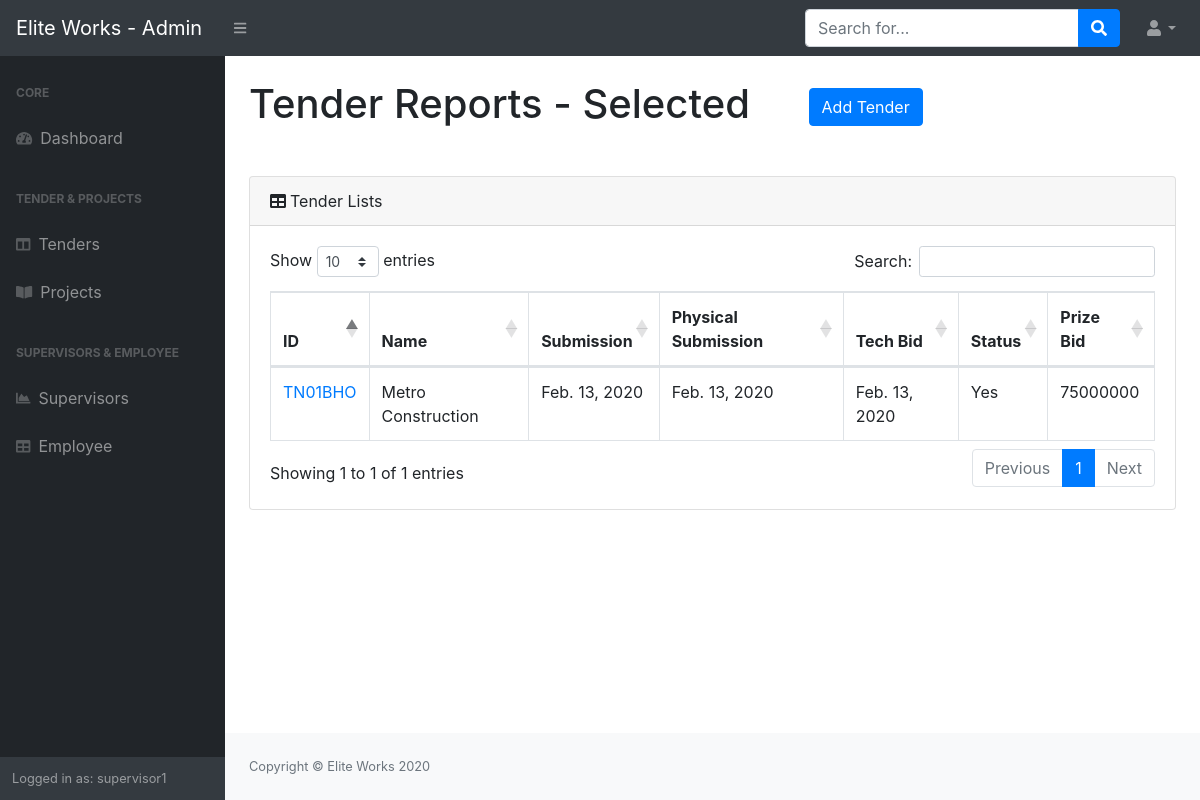
Before: /my_tender/ (signed in) with the older database file.
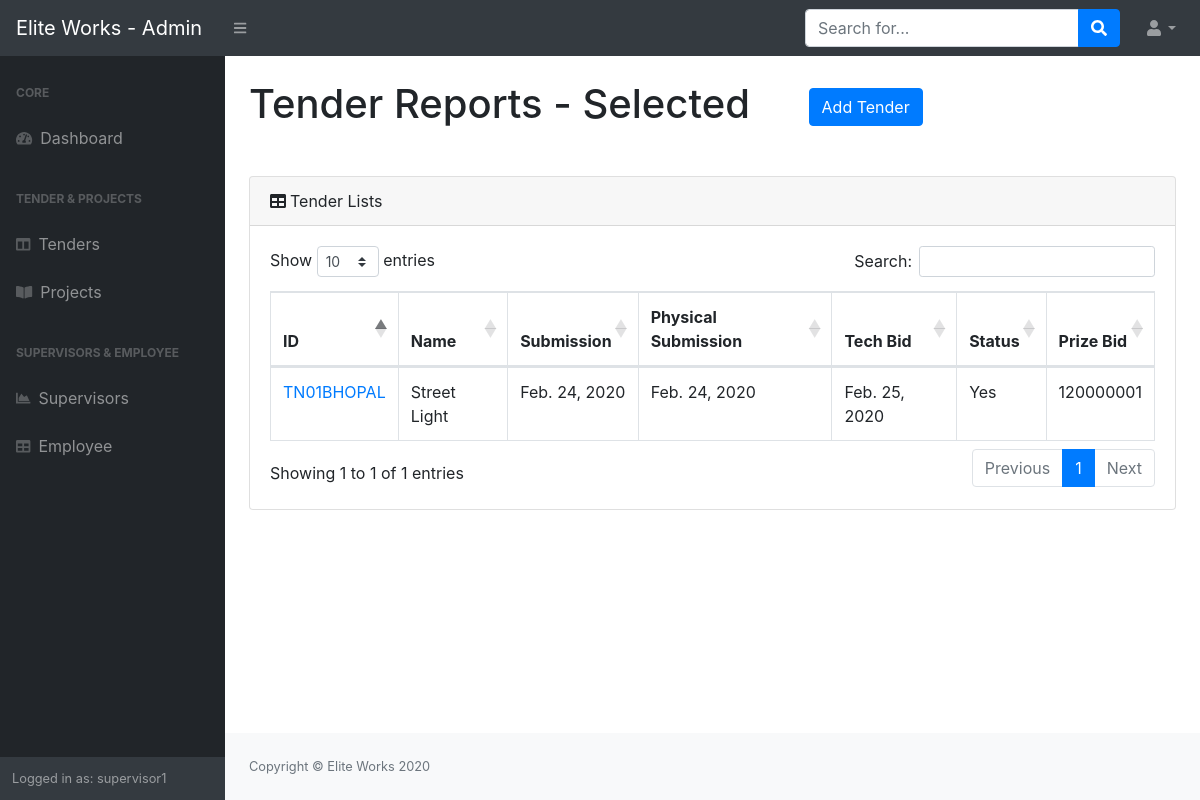
After: the same page with the newer database file.
### projects/models.py (models this page shows, shortened)
class Tender(models.Model):
    tender_number = models.CharField('Tender Number',max_length=500)
    tender_name = models.CharField('Name of Work',max_length=500)
    tender_submission_date = models.DateField('Tender Submission Date',default=timezone.now)
    tender_purchase_reciept = models.FileField('Tender Purchase Reciept')
    tender_confirmation_reciept = models.FileField('Tender Confirmation Reciept')
    physical_submission_date = models.DateField('Physical Submission Date',default=timezone.now)
    tech_bid_opening_date = models.DateField('Technical Bid Opening Bid',default=timezone.now)
    Yes = 'Yes'
    No = 'No'
    status = [(Yes, 'Yes'),(No, 'No')]
    bid_status = models.CharField('Bid Status',max_length=10,choices=status,default=No)
    prize_bid = models.CharField('Prize Bid',max_length=50)
    class Meta:
        verbose_name = 'Tender Lists'
        verbose_name_plural = 'Tender Lists'

### projects/views.py (the view)
# urls.py: path('my_tender/',project_view.my_tender,name='my_tender'),
@login_required
def my_tender(request):
    tender_list = Tender.objects.filter(bid_status='Yes')
    context = {
        'tender_list': tender_list
    }
    return render(request,'projects/my_tender.html',context)

### projects/templates/projects/my_tender.html (shortened to what the changed rows need)
{% load static %}
<!DOCTYPE html>
<html lang="en">
    <head>
        <link href="{% static 'projects/css/styles.css' %}" rel="stylesheet" />
        <link href="https://cdn.datatables.net/1.10.20/css/dataTables.bootstrap4.min.css" rel="stylesheet" />
    </head>
    <body class="sb-nav-fixed">
        <div id="layoutSidenav">
            <div id="layoutSidenav_content">
                <main>
                    <div class="container-fluid">
                        <h1 class="mt-4 mb-5 mr-5">Tender Reports - Selected <a href="/add_tender"><button type="button" class=" ml-5 btn btn-primary">Add Tender</button></a></h1>
                        <div class="card mb-4">
                            <div class="card-body">
                                <div class="table-responsive">
                                    <table class="table table-bordered" id="dataTable" width="100%" cellspacing="0">
                                        <thead>
                                            <tr>
                                                <th>ID</th>
                                                <th>Name</th>
                                                <th>Submission</th>
                                                <th>Physical Submission</th>
                                                <th>Tech Bid</th>
                                                <th>Status</th>
                                                <th>Prize Bid</th>
                                            </tr>
                                        </thead>
                                        <tbody>
                                            {%for tender in tender_list%}
                                            <tr>
                                                <td><a href="/tender/{{tender.id}}">{{tender.tender_number}}</a></td>
                                                <td>{{tender.tender_name}}</td>
                                                <td>{{tender.tender_submission_date}}</td>
                                                <td>{{tender.physical_submission_date}}</td>
                                                <td>{{tender.tech_bid_opening_date}}</td>
                                                <td>{{tender.bid_status}}</td>
                                                <td>{{tender.prize_bid}}</td>
                                            </tr>
                                            {%endfor%}
                                        </tbody>
                                    </table>
                                </div>
                            </div>
                        </div>
                    </div>
                </main>
            </div>
        </div>
    </body>
</html>

Changed rows visible on the page:
removed Tender: tender_number "TN01BHO", tender_name "Metro Construction", tender_submission_date "Feb. 13, 2020", physical_submission_date "Feb. 13, 2020", tech_bid_opening_date "Feb. 13, 2020", bid_status "Yes", prize_bid "75000000"
added Tender: tender_number "TN01BHOPAL", tender_name "Street Light", tender_submission_date "Feb. 24, 2020", physical_submission_date "Feb. 24, 2020", tech_bid_opening_date "Feb. 25, 2020", bid_status "Yes", prize_bid "120000001"
